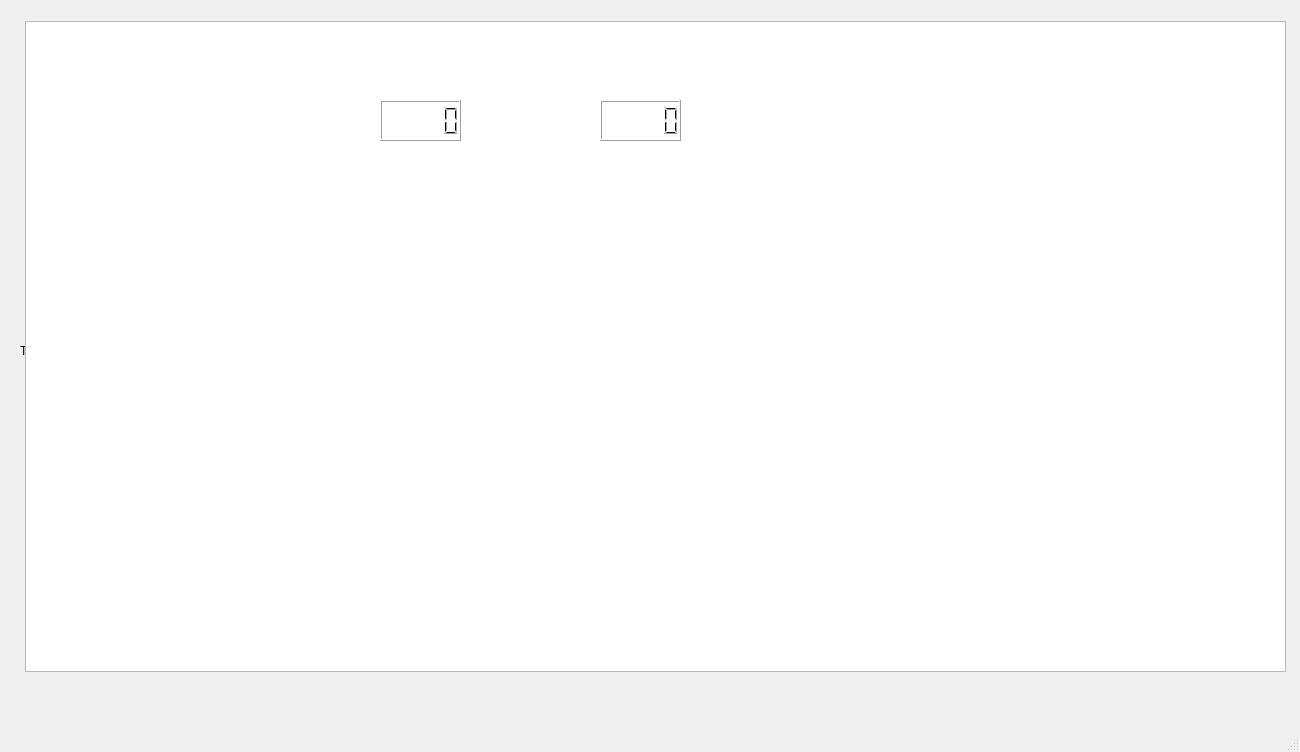
<?xml version="1.0" encoding="UTF-8"?>
<ui version="4.0">
 <class>level2</class>
 <widget class="QMainWindow" name="level2">
  <property name="geometry">
   <rect>
    <x>0</x>
    <y>0</y>
    <width>1300</width>
    <height>752</height>
   </rect>
  </property>
  <property name="windowTitle">
   <string>MainWindow</string>
  </property>
  <widget class="QWidget" name="centralwidget">
   <widget class="QGraphicsView" name="graphicsView2">
    <property name="geometry">
     <rect>
      <x>25</x>
      <y>21</y>
      <width>1261</width>
      <height>651</height>
     </rect>
    </property>
   </widget>
   <widget class="QLabel" name="label2">
    <property name="geometry">
     <rect>
      <x>20</x>
      <y>20</y>
      <width>1271</width>
      <height>661</height>
     </rect>
    </property>
    <property name="text">
     <string>TextLabel</string>
    </property>
   </widget>
   <widget class="QLCDNumber" name="lcd">
    <property name="geometry">
     <rect>
      <x>600</x>
      <y>100</y>
      <width>81</width>
      <height>41</height>
     </rect>
    </property>
   </widget>
   <widget class="QLCDNumber" name="lcd1">
    <property name="geometry">
     <rect>
      <x>380</x>
      <y>100</y>
      <width>81</width>
      <height>41</height>
     </rect>
    </property>
   </widget>
   <widget class="QLabel" name="label">
    <property name="geometry">
     <rect>
      <x>270</x>
      <y>100</y>
      <width>111</width>
      <height>41</height>
     </rect>
    </property>
    <property name="text">
     <string>&lt;!DOCTYPE HTML PUBLIC &quot;-//W3C//DTD HTML 4.0//EN&quot; &quot;http://www.w3.org/TR/REC-html40/strict.dtd&quot;&gt;
&lt;html&gt;&lt;head&gt;&lt;meta name=&quot;qrichtext&quot; content=&quot;1&quot; /&gt;&lt;style type=&quot;text/css&quot;&gt;
p, li { white-space: pre-wrap; }
&lt;/style&gt;&lt;/head&gt;&lt;body style=&quot; font-family:'Ubuntu'; font-size:11pt; font-weight:400; font-style:normal;&quot;&gt;
&lt;p style=&quot; margin-top:0px; margin-bottom:0px; margin-left:0px; margin-right:0px; -qt-block-indent:0; text-indent:0px;&quot;&gt;&lt;span style=&quot; font-size:18pt; font-weight:600; color:#ffffff;&quot;&gt;SCORE:&lt;/span&gt;&lt;/p&gt;&lt;/body&gt;&lt;/html&gt;</string>
    </property>
   </widget>
   <widget class="QLabel" name="label_2">
    <property name="geometry">
     <rect>
      <x>490</x>
      <y>100</y>
      <width>111</width>
      <height>41</height>
     </rect>
    </property>
    <property name="text">
     <string>&lt;html&gt;&lt;head/&gt;&lt;body&gt;&lt;p&gt;&lt;span style=&quot; font-size:18pt; font-weight:600; color:#ffffff;&quot;&gt;HEALTH:&lt;/span&gt;&lt;/p&gt;&lt;/body&gt;&lt;/html&gt;</string>
    </property>
   </widget>
   <zorder>label2</zorder>
   <zorder>graphicsView2</zorder>
   <zorder>lcd</zorder>
   <zorder>lcd1</zorder>
   <zorder>label</zorder>
   <zorder>label_2</zorder>
  </widget>
  <widget class="QMenuBar" name="menubar">
   <property name="geometry">
    <rect>
     <x>0</x>
     <y>0</y>
     <width>1300</width>
     <height>22</height>
    </rect>
   </property>
  </widget>
  <widget class="QStatusBar" name="statusbar"/>
 </widget>
 <resources/>
 <connections/>
</ui>
